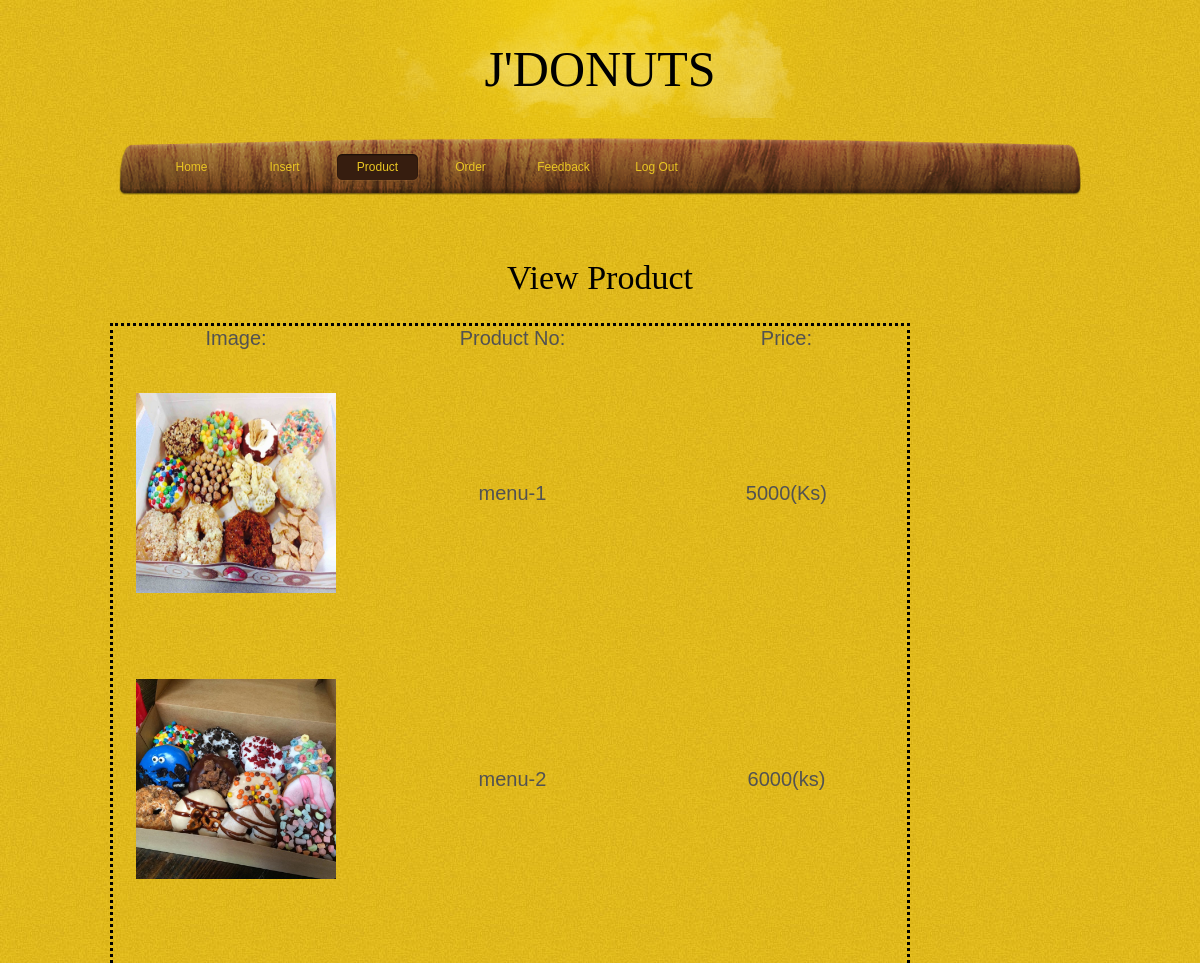
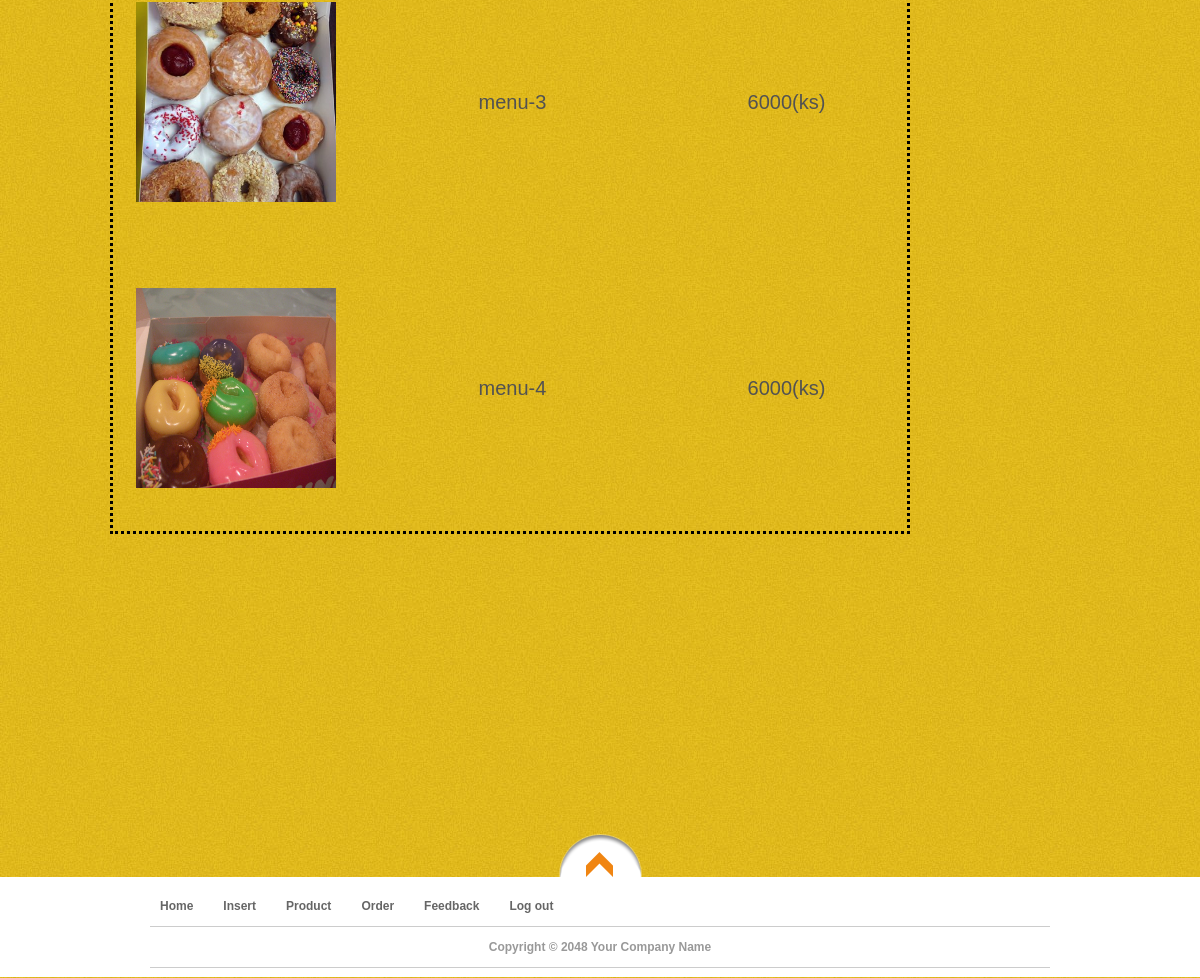
Screenshot of /admin/view-product.php (signed in) with the database file from the repository (2 pictures, top to bottom).
### tables this page shows
CREATE TABLE IF NOT EXISTS `item` (
  `id` int(11) NOT NULL AUTO_INCREMENT,
  `img` varchar(50) NOT NULL,
  `prod_no` varchar(30) NOT NULL,
  `price` varchar(30) NOT NULL,
  PRIMARY KEY (`id`)
);

### admin/view-product.php (the view, shortened to what this page needs)
<?php
if($_SESSION['sid']=="")
{
header('location:index.php');
}
else{
 ?>
<!DOCTYPE html PUBLIC "-//W3C//DTD XHTML 1.0 Transitional//EN" "http://www.w3.org/TR/xhtml1/DTD/xhtml1-transitional.dtd">
<html xmlns="http://www.w3.org/1999/xhtml">
<head>
<link href="tooplate_style.css" rel="stylesheet" type="text/css" />
<link rel="stylesheet" href="css/slimbox2.css" type="text/css" media="screen" />
<link rel="stylesheet" href="css/nivo-slider.css" type="text/css" media="screen" />
</head>
<body>
<div id="tooplate_wrapper">
<h1 align="center">J'DONUTS</h1>
	<div id="tooplate_header">
    	<a href="index.html" class="sitetitle">Wood Stock</a>
        <div id="tooplate_menu">
            <ul>
                <li><a href="home.php">Home</a></li>
                <li><a href="insert.php" >Insert</a></li>
                <li><a href="view-product.php" class="selected">Product</a></li>
                <li><a href="view-order.php">Order</a></li>
				<li><a href="view-feedback.php">Feedback</a></li>
				<li><a href="logout.php">Log Out</a></li>
            </ul>
        </div>
    </div>
    <div id="tooplate_main">
	<h2 align="center"> View Product </h2>
        <?php
						$sel=mysql_query("select * from item ");
						echo"<form method='post'><table style='border-color:#000000;border-style: dotted;margin-left:-40px;' width='800px' align='left' ><tr><td>Image:</td><td>Product No:</td><td>Price:</td></tr>";
   $n=0;
    while($arr=mysql_fetch_array($sel))
   {
   $i=$arr['img'];
    if($n%1==0)
	{
	echo "<tr><tr>
	      ";
	}
   echo
   "<td height='280' width='240' align='center'><img src='image/$i' height='200' width='200'></td>
 <b>
 <td>".$arr['prod_no'].
   "</td><td>".$arr['price'].
  "
   </td>";
  $n++;
   }
   	  echo "</tr></table>
       </form>";
	?>
    </div>
    <div style="display:none;" class="nav_up" id="nav_up"></div>
</div>
<div id="tooplate_footer_wrapper">
	<div id="tooplate_footer">
    	<div class="col_4">
           <ul class="nobullet bottom_list">
            	<li><a href="home.php">Home</a></li>
                <li><a href="insert.php">Insert</a></li>
                <li><a href="view-product.php">Product</a></li>
                <li><a href="view-order.php.">Order</a></li>
				 <li><a href="view-feedback.php">Feedback</a></li>
				  <li><a href="logout.php">Log out</a></li>
            </ul>
        </div>
        <div id="tooplate_copyright">
			Copyright © 2048 Your Company Name
		</div>
    </div>
</div>
<?php }  ?>
</body>
</html>

### admin/tooplate_style.css (style rules this page uses)
body { margin: 0; padding: 0; color: #525252; font-family: Verdana, Arial, Helvetica, sans-serif; font-size: 12px; line-height: 18px; background-color: #e6be1d; background-image: url(images/tooplate_body.jpg); background-repeat: repeat; }
h1, h2, h3, h4, h5, h6 { color:#000; font-weight:400; padding: 0; margin: 0 0 10px 0; font-family: Georgia, "Times New Roman", Times, serif; }
h1 { font-size:50px; margin-bottom: 35px }
h2 { font-size:34px; margin-bottom: 30px; line-height: 30px; }
a:link, a:visited { color:#000; text-decoration: none }
ul.nobullet { margin: 0; padding: 0; list-style: none }
ul.nobullet li { margin: 0; padding:10px 20px 10px 10px;float:left; }
.col_4 { width:500px; }
.col_2, .col_3, .col_4, .col_23, .col_34 { float:left; margin: 0 60px 0 0 }
#tooplate_wrapper { width: 962px; margin: 0 auto; padding: 60px 10px 0; background: url(images/tooplate_wrapper.png) center top no-repeat }
#tooplate_header { position: relative; width: 962px; margin-top:130px; }
#tooplate_main { clear: both; margin: 0; padding: 50px 31px }
#tooplate_footer_wrapper { clear: both; width: 100%; height:100px; background: #fff; }
#tooplate_footer { width: 900px; margin: 0 auto; padding: 10px; }
a.sitetitle { display: block; font-size: 12px; margin: 0 auto; font-family: Georgia, "Times New Roman", Times, serif; width: 400px; height: 50px; color: #acacac; text-indent: -10000px; margin-bottom: 30px; }
#tooplate_menu { clear: both; width: 900px; height: 28px;margin-top:-150px; margin-bottom: 5px; padding: 15px 31px 14px; background: url(images/tooplate_menubar.png) }
#tooplate_menu ul { margin: 0; padding: 0; list-style: none }
#tooplate_menu ul li { display: block; float: left; margin: 0; padding: 0 }
#tooplate_menu ul li a { display: block; float: left; margin-right: 10px; width: 83px; height: 28px; line-height: 28px; text-align: center; color: #eac623 }
#tooplate_menu ul li a.selected { background: url(images/tooplate_menu_hover.png) }
#nav_up { display: block; margin: 0 auto; width: 83px; height: 43px;margin-top:250px; cursor: pointer; background: url(images/tooplate_gototop.png) }
#tooplate_footer { color: #999 }
#tooplate_footer a { color: #666 }
#tooplate_copyright { margin-top: 1px; border: 1px solid #ccc; border-left: 0; border-right: 0; color: #999; text-align: center; width: 900px; height: 40px; line-height: 40px; background: url(images/tooplate_copyright.png) center }
tr,td { font-size:20px; }
td { text-align:center; }

### rows the page displays
item: img (picture), prod_no "menu-1", price "5000(Ks)"
item: img (picture), prod_no "menu-2", price "6000(ks)"
item: img (picture), prod_no "menu-3", price "6000(ks)"
item: img (picture), prod_no "menu-4", price "6000(ks)"
